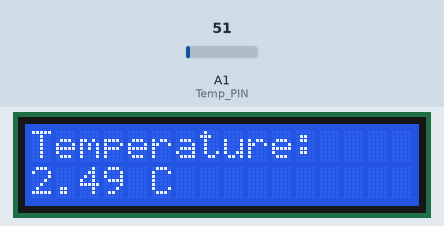
A sketch run on a simulated Arduino Uno, built with avr-gcc and run on an emulated ATmega328P. Parts: 16×2 character LCD. The test bench sets the inputs (shaded band); at power-on: A1 (Temp_PIN) = 51.

Above: at 1.2 s.
1.3 s: A1 (Temp_PIN) set to 61
At 3.2 s:
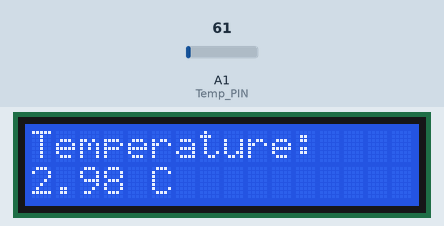
3.5 s: A1 (Temp_PIN) set to 71
At 5.1 s:
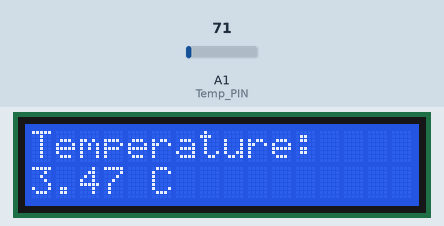
5.5 s: A1 (Temp_PIN) set to 86
At 6.7 s:
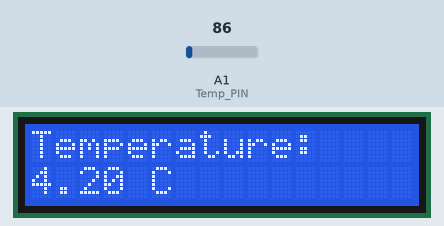
Timing chart, 0 to 8.5 s (numbered marks = the images above; inputs shaded):
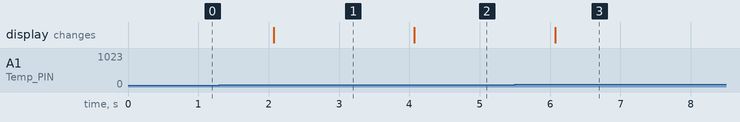

Measured:
- after the input at 1.3 s, the display: changes after 0.77 s (image 1)
- after the input at 3.5 s, the display: changes after 0.57 s (image 2)
- after the input at 5.5 s, the display: changes after 0.57 s (image 3)

The sketch:

display_temp.ino
```cpp
#include <LiquidCrystal.h>

int Temp_PIN = 1;
float R = 4.8828125e-02;
LiquidCrystal lcd(12, 11, 5, 4, 3, 2);

void setup() {
  // put your setup code here, to run once:
  //Serial.begin(9600);
  lcd.begin(16, 2);
  lcd.print("Temperature:");
}

void loop() {
  // put your main code here, to run repeatedly:
  int T = analogRead(Temp_PIN);
  float temp = (float)T * R;
  lcd.setCursor(0, 1);
  lcd.print(temp);
  lcd.print(" C");
  delay(1000);
}
```
